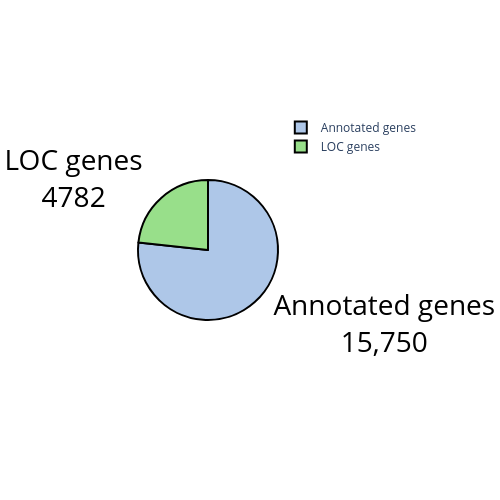

This figure's notebook cell:
### Code cell
colors=["#aec7e8","#98df8a","#ff9896"]

fig = go.Figure(data=[go.Pie(labels=sunburst_data["is_LOC_gene"],
                             values=sunburst_data["count"])],
                   layout=go.Layout(
        width=500,
        height=500
    ))
fig.update_traces(hoverinfo='percent', textinfo='label+value', textfont=dict(color='black', size=28),
                  marker=dict(colors=colors, line=dict(color='#000000', width=2)))

# Save the figure
fig.write_image("pie_chart_liftOff.svg", format="svg", engine="kaleido")
fig.write_image("pie_chart_liftOff.png", scale=3)  # High resolution PNG
fig.show()

### Figure 1 — Plotly figure (JSON) as saved in the notebook; plotly's stock layout.template omitted (floating-point values rounded to 4 significant figures)
{"data": [{"hoverinfo": "percent", "labels": ["Annotated genes", "LOC genes"], "marker": {"colors": ["#aec7e8", "#98df8a", "#ff9896"], "line": {"color": "#000000", "width": 2}}, "textfont": {"color": "black", "size": 28}, "textinfo": "label+value", "type": "pie", "values": [15750, 4782]}], "layout": {"height": 500, "width": 500}}
